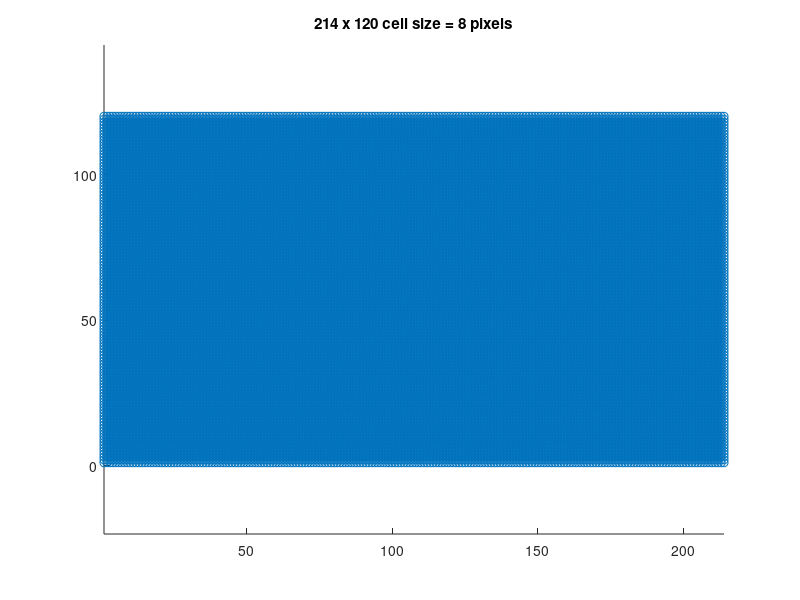

The MATLAB source for this figure:
% dens.m



pixelWidth = 1920;
pixelHeight = 1080;
pixelWidthHeightRatio = pixelWidth/pixelHeight;
pixelWidthHeightRatio;

cellPercent = 0.1; % 10%
cellPercent = 0.01; %  1%


countX = ceil(cellPercent*pixelWidth);
countY = ceil(cellPercent*pixelHeight);


count = 10; % too few
count = 20; % ok
%count = 40; % maximum for lo density
%count = 80; % maximum for hi density
count = 120; % max for add-back image ?

countX = count;
countY = count;
if pixelWidthHeightRatio > 1
	countX = ceil(count*pixelWidthHeightRatio);
else
	countY = ceil(count/pixelWidthHeightRatio);
end


countX
countY

cellSize = floor( min(pixelWidth/countX, pixelHeight/countY) );


xs = [];
ys = [];


for j = 1:countY
	for i = 1:countX
		xs = [xs, i];
		ys = [ys, j];
	end;
end


hold off;
scatter(xs,ys);
title( [num2str(countX), " x ", num2str(countY), " cell size = ", num2str(cellSize), " pixels"] );

axis equal;










% ...n